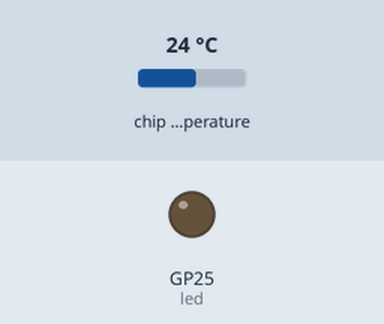
A program run on a simulated Raspberry Pi Pico running MicroPython. Shown: output pins drawn as LEDs (lit = HIGH). The test bench sets the inputs (shaded band); at power-on: chip temperature 24 °C. What the program prints to the serial console is not drawn. At 27.4 s the program stops and its outputs stay as they are.

Above: at 14.2 s.
Timing chart, 0 to 17.2 s (numbered marks = the images above):
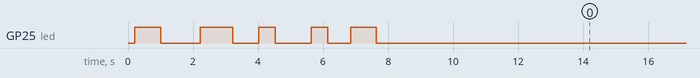

Measured:
- by itself, GP25 (led): HIGH → LOW at 1.0 s, → HIGH 1.2 s later, → LOW 1.0 s later, → HIGH 0.80 s later, … (19 changes in this stretch)

The program:

main.py
```python
# TinyMOS
# RPI Pico

import time
import gc

class ProcessState:
    READY = 0
    RUNNING = 1
    BLOCKED = 2
    TERMINATED = 3

class Priority:
    LOW = 1
    NORMAL = 2
    HIGH = 3
    CRITICAL = 4

class ProcessControlBlock:
    def __init__(self, pid, name, function, priority=Priority.NORMAL):
        self.pid = pid
        self.name = name
        self.function = function
        self.priority = priority
        self.state = ProcessState.READY

        # Process statistics
        self.created_at = time.ticks_ms()
        self.cpu_time = 0
        self.context_switches = 0
        self.last_run = 0

        # Process context (generator state)
        self.context = None

        # I/O blocking
        self.blocked_until = 0
        self.blocked_reason = None

        # Inter-process communication (simple list instead of deque)
        self.messages = []

    def __repr__(self):
        states = ["READY", "RUNNING", "BLOCKED", "TERMINATED"]
        return "PCB(pid={}, name={}, state={})".format(
            self.pid, self.name, states[self.state])

# System call classes
class SystemCall:
    pass

class Yield(SystemCall):
    def __init__(self, reason="voluntary"):
        self.reason = reason

class Sleep(SystemCall):
    def __init__(self, duration_ms):
        self.duration_ms = duration_ms

class WaitForMessage(SystemCall):
    pass

class SendMessage(SystemCall):
    def __init__(self, target_pid, message):
        self.target_pid = target_pid
        self.message = message

class Exit(SystemCall):
    def __init__(self, exit_code=0):
        self.exit_code = exit_code

class IOOperation(SystemCall):
    def __init__(self, operation, duration_ms):
        self.operation = operation
        self.duration_ms = duration_ms


class TinyMOS:
    def __init__(self, time_slice_ms=100, debug=True):
        self.process_table = {}
        self.ready_queue = []
        self.blocked_processes = []

        self.current_process = None
        self.next_pid = 1
        self.time_slice_ms = time_slice_ms
        self.debug = debug
        self.running = False

        # Scheduler statistics
        self.total_context_switches = 0
        self.start_time = 0

        # Priority queues (lists of lists)
        self.priority_queues = [[], [], [], []]  # indexes 0-3 for priorities 1-4
        self.use_priority_scheduling = False

    def create_process(self, function, name, priority=Priority.NORMAL):
        pid = self.next_pid
        self.next_pid += 1

        pcb = ProcessControlBlock(pid, name, function, priority)
        self.process_table[pid] = pcb

        # Init the process context (generator)
        pcb.context = function()

        # Add to appropriate queue
        if self.use_priority_scheduling:
            self.priority_queues[priority - 1].append(pcb)
        else:
            self.ready_queue.append(pcb)

        if self.debug:
            priorities = ["", "LOW", "NORMAL", "HIGH", "CRITICAL"]
            print("Created process: {} (PID: {}, Priority: {})".format(
                name, pid, priorities[priority]))

        return pid

    # priority scheduling
    def enable_priority_scheduling(self):
        self.use_priority_scheduling = True
        # Move existing processes to priority queues
        while self.ready_queue:
            pcb = self.ready_queue.pop(0)
            self.priority_queues[pcb.priority - 1].append(pcb)

    def get_next_process(self):
        if self.use_priority_scheduling:
            # Priority scheduling - check highest priority first (index 3 = CRITICAL)
            for i in range(3, -1, -1):  # 3, 2, 1, 0
                if self.priority_queues[i]:
                    return self.priority_queues[i].pop(0)
            return None
        else:
            # Round-robin scheduling
            return self.ready_queue.pop(0) if self.ready_queue else None

    def add_to_ready_queue(self, pcb):
        if self.use_priority_scheduling:
            self.priority_queues[pcb.priority - 1].append(pcb)
        else:
            self.ready_queue.append(pcb)

    def context_switch(self, next_process):
        current_time = time.ticks_ms()

        # Save current process state
        if self.current_process:
            self.current_process.state = ProcessState.READY
            self.current_process.cpu_time += time.ticks_diff(current_time, self.current_process.last_run)
            self.current_process.context_switches += 1

        # Switch to next process
        self.current_process = next_process
        next_process.state = ProcessState.RUNNING
        next_process.last_run = current_time

        self.total_context_switches += 1

        if self.debug:
            print("Context switch to {} (PID: {})".format(next_process.name, next_process.pid))

    def handle_system_call(self, syscall):
        if not self.current_process:
            return

        pcb = self.current_process

        if isinstance(syscall, Yield):
            if self.debug:
                print("{}: yield ({})".format(pcb.name, syscall.reason))
            # Process voluntarily gives up CPU
            self.add_to_ready_queue(pcb)

        elif isinstance(syscall, Sleep):
            if self.debug:
                print("{}: sleep({}ms)".format(pcb.name, syscall.duration_ms))
            pcb.state = ProcessState.BLOCKED
            pcb.blocked_until = time.ticks_ms() + syscall.duration_ms
            pcb.blocked_reason = "sleep({}ms)".format(syscall.duration_ms)
            self.blocked_processes.append(pcb)

        elif isinstance(syscall, WaitForMessage):
            if pcb.messages:
                # Message available, don't block
                if self.debug:
                    print("{}: message available, continuing".format(pcb.name))
                self.add_to_ready_queue(pcb)
            else:
                if self.debug:
                    print("{}: waiting for message".format(pcb.name))
                pcb.state = ProcessState.BLOCKED
                pcb.blocked_reason = "waiting for message"
                self.blocked_processes.append(pcb)

        elif isinstance(syscall, SendMessage):
            target_pcb = self.process_table.get(syscall.target_pid)
            if target_pcb:
                target_pcb.messages.append(syscall.message)
                if self.debug:
                    print("{}: sent message to {}".format(pcb.name, target_pcb.name))

                # Wake up target if it was waiting for a message
                if (target_pcb.state == ProcessState.BLOCKED and
                    target_pcb.blocked_reason == "waiting for message"):
                    self.unblock_process(target_pcb)

            self.add_to_ready_queue(pcb)

        elif isinstance(syscall, IOOperation):
            if self.debug:
                print("{}: I/O operation '{}' ({}ms)".format(
                    pcb.name, syscall.operation, syscall.duration_ms))
            pcb.state = ProcessState.BLOCKED
            pcb.blocked_until = time.ticks_ms() + syscall.duration_ms
            pcb.blocked_reason = "I/O: {}".format(syscall.operation)
            self.blocked_processes.append(pcb)

        elif isinstance(syscall, Exit):
            if self.debug:
                print("{}: exit({})".format(pcb.name, syscall.exit_code))
            pcb.state = ProcessState.TERMINATED
            del self.process_table[pcb.pid]

    def unblock_process(self, pcb):
        if pcb in self.blocked_processes:
            self.blocked_processes.remove(pcb)
        pcb.state = ProcessState.READY
        pcb.blocked_reason = None
        self.add_to_ready_queue(pcb)

        if self.debug:
            print("Unblocked process: {}".format(pcb.name))

    def check_blocked_processes(self):
        current_time = time.ticks_ms()
        to_unblock = []

        for pcb in self.blocked_processes:
            if (pcb.blocked_until > 0 and
                time.ticks_diff(current_time, pcb.blocked_until) >= 0):
                to_unblock.append(pcb)

        for pcb in to_unblock:
            self.unblock_process(pcb)

    def print_process_table(self):
        print("\n=== Process Table ===")
        states = ["READY", "RUNNING", "BLOCKED", "TERMINATED"]
        priorities = ["", "LOW", "NORMAL", "HIGH", "CRITICAL"]

        for pcb in self.process_table.values():
            print("PID: {}, Name: {}, State: {}, Priority: {}, CPU: {}ms, Switches: {}".format(
                pcb.pid, pcb.name, states[pcb.state], priorities[pcb.priority],
                pcb.cpu_time, pcb.context_switches))

        if self.blocked_processes:
            print("Blocked processes: {}".format(len(self.blocked_processes)))
            for pcb in self.blocked_processes:
                print("  {}: {}".format(pcb.name, pcb.blocked_reason))

    def run(self, duration_ms=None):
        self.running = True
        self.start_time = time.ticks_ms()

        print("TinyMOS Starting...")
        sched_type = "Priority-based" if self.use_priority_scheduling else "Round-robin"
        print("Scheduler: {}".format(sched_type))
        print("Time slice: {}ms".format(self.time_slice_ms))

        end_time = self.start_time + duration_ms if duration_ms else None

        try:
            while self.running:
                if end_time and time.ticks_diff(time.ticks_ms(), end_time) >= 0:
                    break

                # Check for processes that can be unblocked
                self.check_blocked_processes()

                # Get next process to run
                next_process = self.get_next_process()

                if not next_process:
                    if not self.blocked_processes:
                        print("No processes left to run. Shutting down.")
                        break
                    else:
                        # All processes blocked, wait a bit
                        time.sleep_ms(10)
                        continue

                # Context switch
                self.context_switch(next_process)

                # Run the process for one time slice
                slice_start = time.ticks_ms()
                try:
                    # Execute process until it yields or time slice expires
                    syscall = next(next_process.context)

                    # Handle system call
                    self.handle_system_call(syscall)

                except StopIteration:
                    # Process finished normally
                    if self.debug:
                        print("{}: finished".format(next_process.name))
                    next_process.state = ProcessState.TERMINATED
                    del self.process_table[next_process.pid]

                except Exception as e:
                    # Process crashed
                    print("Process {} crashed: {}".format(next_process.name, str(e)))
                    next_process.state = ProcessState.TERMINATED
                    del self.process_table[next_process.pid]

                # Enforce time slice
                elapsed = time.ticks_diff(time.ticks_ms(), slice_start)
                if elapsed < self.time_slice_ms:
                    time.sleep_ms(self.time_slice_ms - elapsed)

                # Periodic garbage collection to manage memory
                if self.total_context_switches % 50 == 0:
                    gc.collect()

        except KeyboardInterrupt:
            print("Shutdown requested...")

        finally:
            self.running = False
            print("TinyMOS Shutdown")
            self.print_process_table()
            total_time = time.ticks_diff(time.ticks_ms(), self.start_time)
            print("System Statistics:")
            print("  Total context switches: {}".format(self.total_context_switches))
            print("  Running time: {}ms".format(total_time))

# System calls
class OS:
    current_os = None

    @staticmethod
    def yield_cpu(reason="voluntary"):
        return Yield(reason)

    @staticmethod
    def sleep(duration_ms):
        return Sleep(duration_ms)

    @staticmethod
    def wait_for_message():
        return WaitForMessage()

    @staticmethod
    def send_message(target_pid, message):
        return SendMessage(target_pid, message)

    @staticmethod
    def exit(exit_code=0):
        return Exit(exit_code)

    @staticmethod
    def do_io(operation, duration_ms):
        return IOOperation(operation, duration_ms)

    @staticmethod
    def get_message():
        if OS.current_os and OS.current_os.current_process:
            pcb = OS.current_os.current_process
            if pcb.messages:
                return pcb.messages.pop(0)
        return None


# Example processes

def counter_process():
    count = 0
    while count < 10:
        print("Counter: {}".format(count))
        count += 1
        yield OS.yield_cpu("counting")
    yield OS.exit()

def blinker_process():
    try:
        from machine import Pin
        led = Pin(25, Pin.OUT)  # Pico built-in LED
        has_led = True
    except:
        has_led = False

    for i in range(5):
        if has_led:
            led.on()
            print("LED ON")
        else:
            print("Blink ON (no LED)")
        yield OS.sleep(500)  # 500ms

        if has_led:
            led.off()
            print("LED OFF")
        else:
            print("Blink OFF (no LED)")
        yield OS.sleep(500)
        yield OS.yield_cpu("blinking")

    yield OS.exit()

def temperature_reader():
    try:
        from machine import ADC
        sensor = ADC(4)  # Pico internal temperature sensor
        has_sensor = True
    except:
        has_sensor = False
        sensor = None

    for i in range(5):
        if has_sensor:
            # Convert ADC reading to temperature (Pico specific)
            reading = sensor.read_u16() * 3.3 / 65535
            temperature = 27 - (reading - 0.706) / 0.001721
            print("Temperature: {:.1f}C".format(temperature))
        else:
            # Simulate temperature
            temp = 20.0 + (time.ticks_ms() % 10000) / 1000
            print("Simulated temp: {:.1f}C".format(temp))

        yield OS.sleep(2000)  # Read every 2 seconds
        yield OS.yield_cpu("temperature reading")

    yield OS.exit()

def producer_process():
    consumer_pid = 2  # Assume consumer has PID 2

    for i in range(5):
        message = "data_{}".format(i)
        print("Producer: sending {}".format(message))
        yield OS.send_message(consumer_pid, message)
        yield OS.sleep(800)  # Produce every 800ms

    # Send termination signal
    yield OS.send_message(consumer_pid, "STOP")
    yield OS.exit()

def consumer_process():
    while True:
        print("Consumer: waiting for message...")
        yield OS.wait_for_message()

        message = OS.get_message()
        if message == "STOP":
            print("Consumer: received stop signal")
            break

        print("Consumer: processing {}".format(message))
        yield OS.sleep(300)  # Process for 300ms

    yield OS.exit()

def high_priority_process():
    for i in range(3):
        print("HIGH PRIORITY: Critical task {}".format(i))
        yield OS.sleep(200)
        yield OS.yield_cpu("high priority work")
    yield OS.exit()


# Demos

def demo_basic_multitasking():
    print("--- Basic Multitasking Demo ---")

    os_instance = TinyMOS(time_slice_ms=200, debug=True)
    OS.current_os = os_instance

    # Create processes
    os_instance.create_process(counter_process, "Counter")
    os_instance.create_process(blinker_process, "Blinker")
    os_instance.create_process(temperature_reader, "TempReader")

    # Run for 15 seconds
    os_instance.run(duration_ms=15000)

def demo_producer_consumer():
    print("\n--- Producer-Consumer Demo ---")

    os_instance = TinyMOS(time_slice_ms=100, debug=True)
    OS.current_os = os_instance

    # Create producer and consumer
    os_instance.create_process(producer_process, "Producer")
    os_instance.create_process(consumer_process, "Consumer")

    # Run for 10 seconds
    os_instance.run(duration_ms=10000)

def demo_priority_scheduling():
    print("\n--- Priority Scheduling Demo ---")

    os_instance = TinyMOS(time_slice_ms=100, debug=True)
    os_instance.enable_priority_scheduling()
    OS.current_os = os_instance

    # Create processes with different priorities
    os_instance.create_process(counter_process, "LowPrio", Priority.LOW)
    os_instance.create_process(blinker_process, "NormalPrio", Priority.NORMAL)
    os_instance.create_process(high_priority_process, "HighPrio", Priority.HIGH)

    # Run for 8 seconds
    os_instance.run(duration_ms=8000)

# Main execution
if __name__ == "__main__":
    print("TinyMOS for MicroPython")
    print("-----------------------")

    # Run demos
    demo_basic_multitasking()

    print("\nPress Ctrl+C to stop between demos")
    time.sleep(2)

    demo_producer_consumer()

    time.sleep(2)

    demo_priority_scheduling()

    print("All demos completed!")
```
